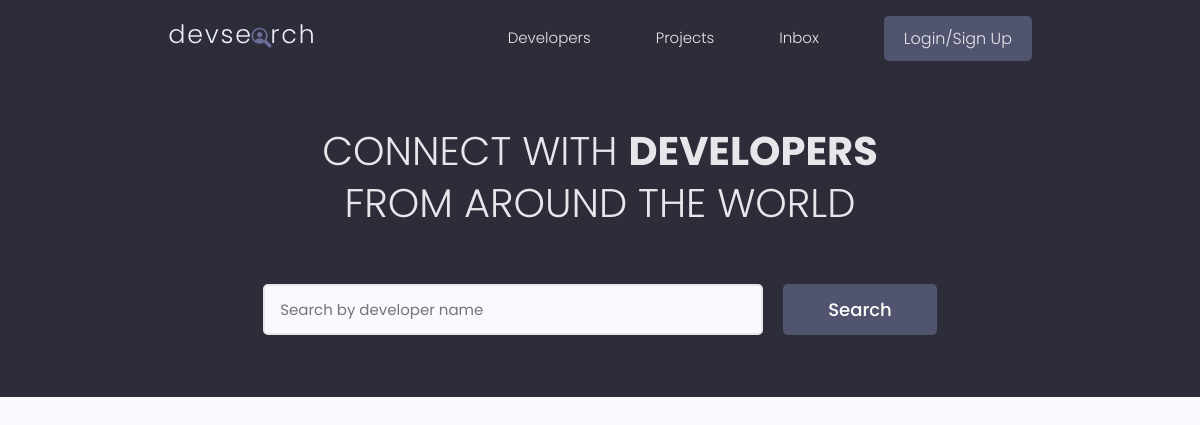
The app's page /, older data.
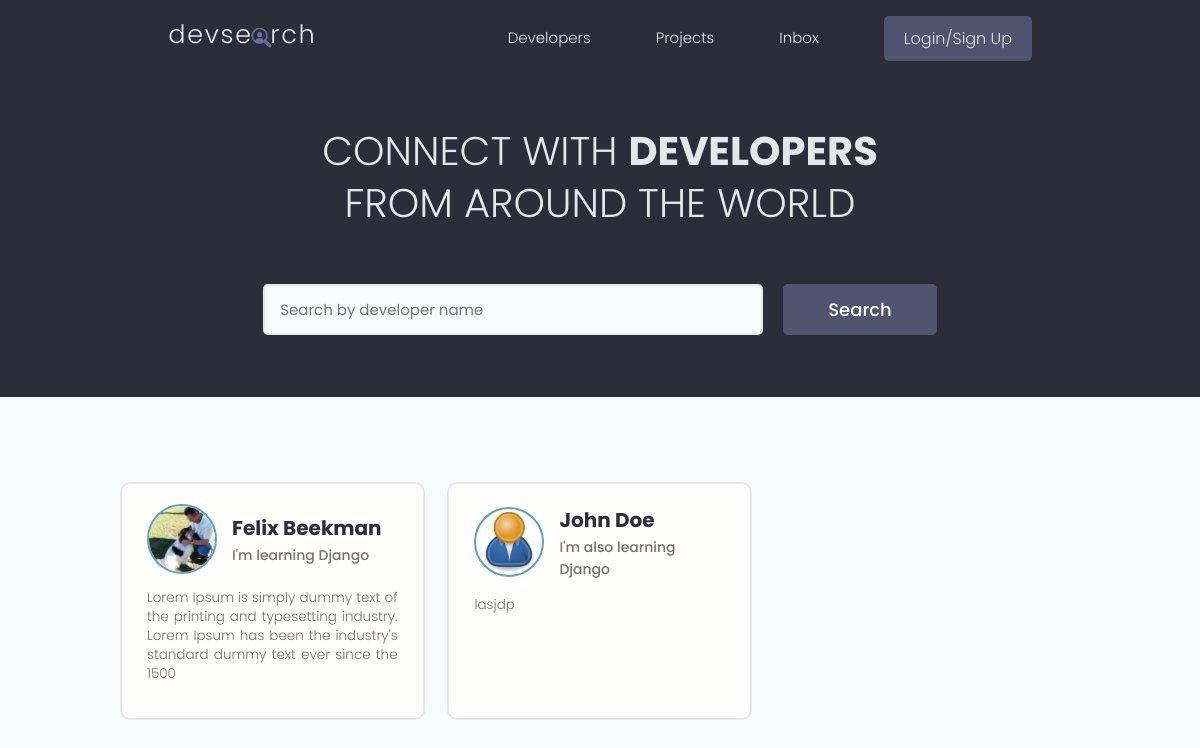
The same page, newer data.
### users/models.py (models this page shows, shortened)
class Profile(models.Model):
	user = models.OneToOneField(User, on_delete=models.CASCADE, null=True, blank=True)
	name = models.CharField(max_length=200, blank=True, null=True)
	email = models.EmailField(max_length=500, blank=True, null=True)
	username = models.CharField(max_length=200, blank=True, null=True)
	location = models.CharField(max_length=200, blank=True, null=True)
	short_intro = models.CharField(max_length=500, blank=True, null=True)
	bio = models.TextField(blank=True, null=True)
	profile_image = models.ImageField(null=True, blank=True, upload_to='profiles/', default="profiles/user-default.png")
	social_github = models.CharField(max_length=200, blank=True, null=True)
	social_twitter = models.CharField(max_length=200, blank=True, null=True)
	social_linkedin = models.CharField(max_length=200, blank=True, null=True)
	social_youtube = models.CharField(max_length=200, blank=True, null=True)
	social_website = models.CharField(max_length=200, blank=True, null=True)
	created = models.DateTimeField(auto_now_add=True)
	id = models.UUIDField(default=uuid.uuid4, unique=True, primary_key=True, editable=False)

### users/views.py (the view)
# urls.py: path('', views.profiles, name='profiles'),
def profiles(request):
	profiles = Profile.objects.all()
	context = {'profiles':profiles}
	return render(request, 'users/profiles.html', context)

### users/templates/users/profiles.html (shortened to what this page needs)
{% extends 'main.html' %}
{% block content %}
  <main class="home">
    <section class="hero-section text-center">
      <div class="container container--narrow">
        <div class="hero-section__box">
          <h2>CONNECT WITH <span>DEVELOPERS</span></h2>
          <h2>FROM AROUND THE WORLD</h2>
        </div>
        <div class="hero-section__search">
          <form class="form" action="#" method="get">
            <div class="form__field">
              <input class="input input--text" id="formInput#search" type="text" name="text"
                placeholder="Search by developer name" />
            </div>
            <input class="btn btn--sub btn--lg" type="submit" value="Search" />
          </form>
        </div>
      </div>
    </section>
    <section class="devlist">
      <div class="container">
        <div class="grid grid--three">
        	{% for profile in profiles %}
          <div class="column card">
            <div class="dev">
              <a href="{% url 'user-profile' profile.id %}" class="card__body">
                <div class="dev__profile">
                  <img class="avatar avatar--md" src="{{ profile.profile_image.url }}" alt="image" />
                  <div class="dev__meta">
                    <h3>{{profile.name}}</h3>
                    <h5>{{profile.short_intro|slice:"60"}}</h5>
                  </div>
                </div>
                <p class="dev__info">{{profile.bio|slice:"150"}}</p>
              </a>
            </div>
          </div>
          {% endfor %}
        </div>
      </div>
    </section>
  </main>
{% endblock %}

Row changes from the older to the newer data that the page shows:
added Profile: profile_image (picture), name "Felix Beekman", short_intro "I'm learning Django", bio "Lorem Ipsum is simply dummy text of the printing and typesetting industry. Lorem Ipsum has been the industry's standard dummy text ever since the 1500"
added Profile: profile_image (placeholder picture), name "John Doe", short_intro "I'm also learning Django", bio "lasjdp"
